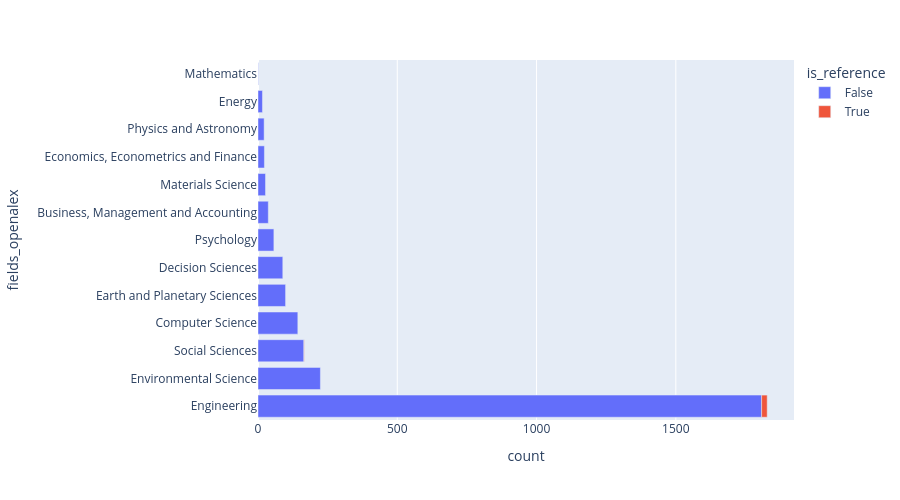

The notebook cell this image was saved under:
### Code cell
plot_histogram(df_recent_filtered_topic_3,col_name="fields_openalex")

### Figure 1 — Plotly figure (JSON) as saved in the notebook; plotly's stock layout.template omitted (floating-point values rounded to 4 significant figures)
{"data": [{"hovertemplate": "is_reference=False<br>count=%{x}<br>fields_openalex=%{y}<extra></extra>", "legendgroup": "False", "marker": {"color": "#636efa", "pattern": {"shape": ""}}, "name": "False", "orientation": "h", "showlegend": true, "textposition": "auto", "type": "bar", "x": [1808, 224, 165, 143, 99, 89, 57, 37, 27, 23, 22, 16, 1], "xaxis": "x", "y": ["Engineering", "Environmental Science", "Social Sciences", "Computer Science", "Earth and Planetary Sciences", "Decision Sciences", "Psychology", "Business, Management and Accounting", "Materials Science", "Economics, Econometrics and Finance", "Physics and Astronomy", "Energy", "Mathematics"], "yaxis": "y"}, {"hovertemplate": "is_reference=True<br>count=%{x}<br>fields_openalex=%{y}<extra></extra>", "legendgroup": "True", "marker": {"color": "#EF553B", "pattern": {"shape": ""}}, "name": "True", "orientation": "h", "showlegend": true, "textposition": "auto", "type": "bar", "x": [20, 1], "xaxis": "x", "y": ["Engineering", "Social Sciences"], "yaxis": "y"}], "layout": {"barmode": "relative", "height": 500, "legend": {"title": {"text": "is_reference"}, "tracegroupgap": 0}, "margin": {"t": 60}, "xaxis": {"anchor": "y", "domain": [0, 1], "title": {"text": "count"}}, "yaxis": {"anchor": "x", "domain": [0, 1], "title": {"text": "fields_openalex"}}}}
